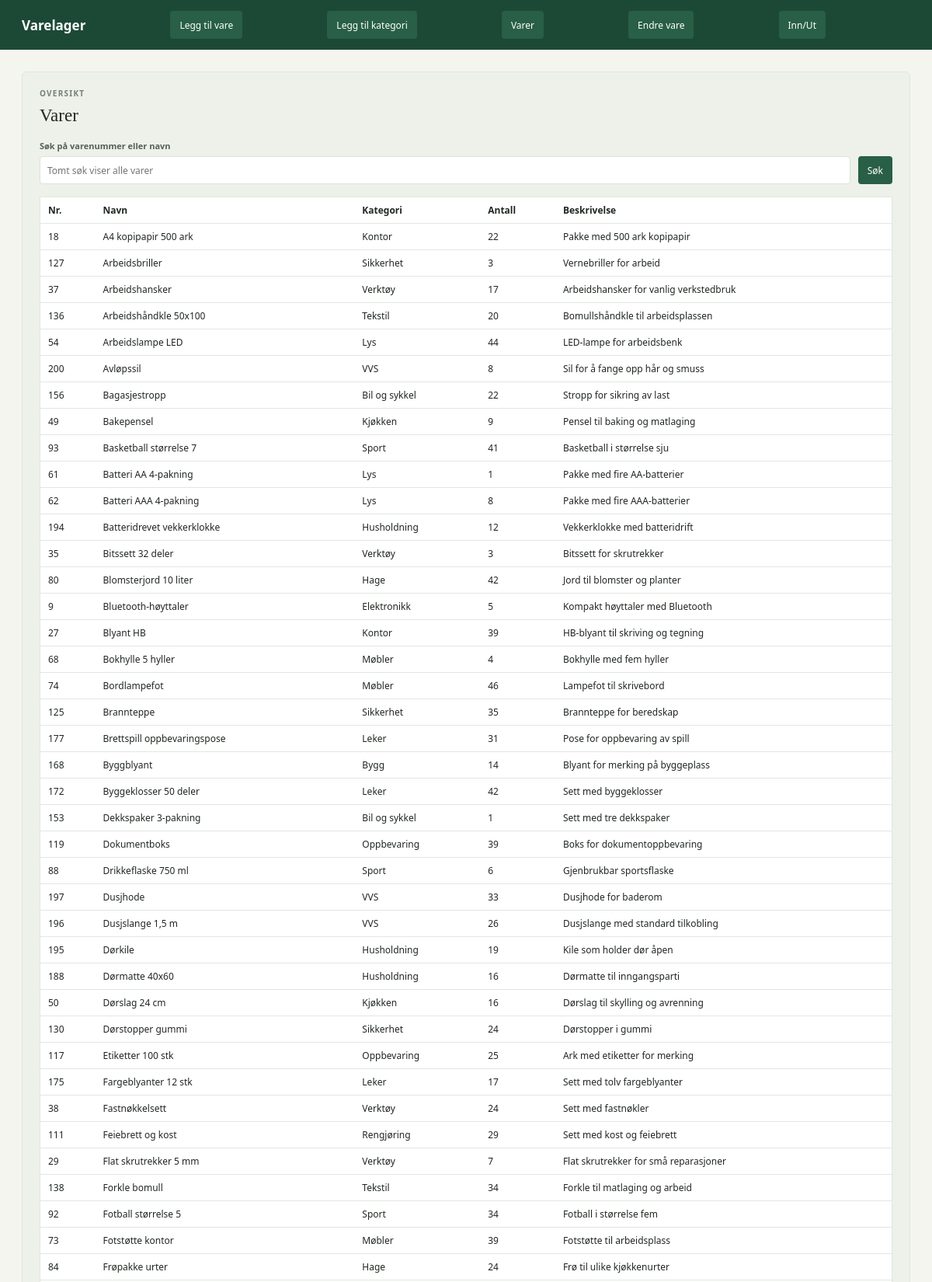
/varer (upper part), run on the app's committed database.
### tables this page shows
CREATE TABLE varer (
        id INTEGER PRIMARY KEY AUTOINCREMENT,
        varenavn TEXT NOT NULL,
        antall_paa_lager INTEGER NOT NULL,
        kategori INT,
        kort_beskrivelse TEXT 
    );

### main.py (the view)
@app.get("/varer")
def visvarer(request: Request, sok: str = ""):
    return templates.TemplateResponse(
        request=request,
        name="varer.html",
        context={"varer": sok_varer(sok.strip()), "sok": sok},
    )

### templates/varer.html
{% extends "base.html" %}
{% block content %}
<section class="add-section" aria-labelledby="list-title">
					<div>
						<p class="eyebrow">OVERSIKT</p>
						<h2 id="list-title">Varer</h2>
					</div>
				<div>
					<form id="list-search-form" action="/varer">
						<label class="form-field name-field">
							<span>Søk på varenummer eller navn</span>
							<input name="sok" type="search" value="{{ sok }}" placeholder="Tomt søk viser alle varer">
						</label>
						<button class="submit-button" type="submit">Søk</button>
					</form>
					<table class="vare-table">
						<tr>
							<th>Nr.</th>
							<th>Navn</th>
							<th>Kategori</th>
							<th>Antall</th>
							<th>Beskrivelse</th>
						</tr>
						{% for vare in varer %}
						<tr>
							<td>{{ vare.id }}</td>
							<td>{{ vare.varenavn }}</td>
							<td>{{ vare.kategori }}</td>
							<td>{{ vare.antall_paa_lager }}</td>
							<td>{{ vare.kort_beskrivelse }}</td>
						</tr>
						{% else %}
						<tr><td colspan="5">Fant ingen varer.</td></tr>
						{% endfor %}
					</table>
				</div>
			</section>
{% endblock %}

### templates/base.html (shortened to what this page needs)
<!doctype html>
<html lang="no">
  <head>
    <link rel="stylesheet" href="{{ url_for('static', path='/style.css') }}" />
  </head>
  <body>
    <header class="topbar">
      <a class="brand" href="/">Varelager</a>
      <a class="submit-button welcome-action" href="/nyvare">Legg til vare</a>
      <a class="submit-button welcome-action" href="/nykategori"
        >Legg til kategori</a
      >
      <a class="submit-button welcome-action" href="/varer">Varer</a>
      <a class="submit-button welcome-action" href="/endrevare">Endre vare</a>
      <a class="submit-button welcome-action" href="/vareutinn">Inn/Ut</a>
    </header>
    <main class="page-shell">{% block content %} {% endblock %}</main>
  </body>
</html>

### static/style.css (style rules this page uses)
:root { color-scheme: light; --ink: #202721; --muted: #748078; --line: #e2e7df; --paper: #ffffff; --canvas: #f4f5ef; --green: #285f46; --green-dark: #1c4935; --lime: #dce986; --amber: #9d6311; --red: #a64035; font-family: "Avenir Next", Avenir, "Segoe UI", sans-serif; color: var(--ink); background: var(--canvas); font-synthesis: none; text-rendering: optimizeLegibility; }
* { box-sizing: border-box; }
body { margin: 0; min-width: 320px; background: var(--canvas); }
button, input, select { font: inherit; }
button { cursor: pointer; }
.topbar { height: 64px; display: flex; align-items: center; justify-content: space-between; padding: 0 max(28px, calc((100vw - 1180px) / 2)); background: var(--green-dark); color: #fff; }
.brand { display: inline-flex; align-items: center; gap: 10px; color: inherit; font-size: 17px; font-weight: 700; text-decoration: none; }
.page-shell { width: min(1180px, calc(100% - 56px)); margin: 0 auto; }
.welcome-action { display: inline-flex; align-items: center; text-decoration: none; }
.eyebrow { margin: 0 0 9px; color: var(--muted); font-size: 10px; font-weight: 700; letter-spacing: 1.25px; }
h1, h2, p { margin-top: 0; }
h2 { margin-bottom: 0; font-family: Georgia, "Times New Roman", serif; font-size: 23px; font-weight: 500; letter-spacing: 0; }
.form-field input, .form-field select { width: 100%; height: 39px; border: 1px solid #dce2d9; border-radius: 4px; outline: none; background: var(--paper); color: var(--ink); font-size: 13px; }
.add-section { display: grid; grid-template-columns: 190px 1fr; gap: 25px; align-items: start; margin-top: 28px; padding: 20px 22px; border: 1px solid #dfe5dc; border-radius: 6px; background: #edf1e9; }
.form-field { display: grid; gap: 6px; min-width: 0; }
.form-field > span { color: #566158; font-size: 11px; font-weight: 600; }
.form-field input, .form-field select { height: 36px; padding: 0 9px; font-size: 12px; }
.submit-button { height: 36px; border: 0; border-radius: 4px; padding: 0 12px; background: var(--green); color: #fff; font-size: 12px; white-space: nowrap; }
#list-search-form { display: grid; grid-template-columns: 1fr auto; gap: 10px; align-items: end; margin-bottom: 16px; }
.vare-table { width: 100%; border-collapse: collapse; background: var(--paper); border: 1px solid var(--line); border-radius: 4px; font-size: 12px; }
.vare-table th, .vare-table td { padding: 8px 10px; border-bottom: 1px solid var(--line); text-align: left; }
.add-section { grid-template-columns: 1fr; gap: 18px; }

### data on the page
varer: id "18", varenavn "A4 kopipapir 500 ark", kategori "Kontor", antall_paa_lager "22", kort_beskrivelse "Pakke med 500 ark kopipapir"
varer: id "127", varenavn "Arbeidsbriller", kategori "Sikkerhet", antall_paa_lager "3", kort_beskrivelse "Vernebriller for arbeid"
varer: id "37", varenavn "Arbeidshansker", kategori "Verktøy", antall_paa_lager "17", kort_beskrivelse "Arbeidshansker for vanlig verkstedbruk"
varer: id "136", varenavn "Arbeidshåndkle 50x100", kategori "Tekstil", antall_paa_lager "20", kort_beskrivelse "Bomullshåndkle til arbeidsplassen"
varer: id "54", varenavn "Arbeidslampe LED", kategori "Lys", antall_paa_lager "44", kort_beskrivelse "LED-lampe for arbeidsbenk"
varer: id "200", varenavn "Avløpssil", kategori "VVS", antall_paa_lager "8", kort_beskrivelse "Sil for å fange opp hår og smuss"
varer: id "156", varenavn "Bagasjestropp", kategori "Bil og sykkel", antall_paa_lager "22", kort_beskrivelse "Stropp for sikring av last"
varer: id "49", varenavn "Bakepensel", kategori "Kjøkken", antall_paa_lager "9", kort_beskrivelse "Pensel til baking og matlaging"
varer: id "93", varenavn "Basketball størrelse 7", kategori "Sport", antall_paa_lager "41", kort_beskrivelse "Basketball i størrelse sju"
varer: id "61", varenavn "Batteri AA 4-pakning", kategori "Lys", antall_paa_lager "1", kort_beskrivelse "Pakke med fire AA-batterier"
varer: id "62", varenavn "Batteri AAA 4-pakning", kategori "Lys", antall_paa_lager "8", kort_beskrivelse "Pakke med fire AAA-batterier"
varer: id "194", varenavn "Batteridrevet vekkerklokke", kategori "Husholdning", antall_paa_lager "12", kort_beskrivelse "Vekkerklokke med batteridrift"
varer: id "35", varenavn "Bitssett 32 deler", kategori "Verktøy", antall_paa_lager "3", kort_beskrivelse "Bitssett for skrutrekker"
varer: id "80", varenavn "Blomsterjord 10 liter", kategori "Hage", antall_paa_lager "42", kort_beskrivelse "Jord til blomster og planter"
varer: id "9", varenavn "Bluetooth-høyttaler", kategori "Elektronikk", antall_paa_lager "5", kort_beskrivelse "Kompakt høyttaler med Bluetooth"
varer: id "27", varenavn "Blyant HB", kategori "Kontor", antall_paa_lager "39", kort_beskrivelse "HB-blyant til skriving og tegning"
varer: id "68", varenavn "Bokhylle 5 hyller", kategori "Møbler", antall_paa_lager "4", kort_beskrivelse "Bokhylle med fem hyller"
varer: id "74", varenavn "Bordlampefot", kategori "Møbler", antall_paa_lager "46", kort_beskrivelse "Lampefot til skrivebord"
varer: id "125", varenavn "Brannteppe", kategori "Sikkerhet", antall_paa_lager "35", kort_beskrivelse "Brannteppe for beredskap"
varer: id "177", varenavn "Brettspill oppbevaringspose", kategori "Leker", antall_paa_lager "31", kort_beskrivelse "Pose for oppbevaring av spill"
varer: id "168", varenavn "Byggblyant", kategori "Bygg", antall_paa_lager "14", kort_beskrivelse "Blyant for merking på byggeplass"
varer: id "172", varenavn "Byggeklosser 50 deler", kategori "Leker", antall_paa_lager "42", kort_beskrivelse "Sett med byggeklosser"
varer: id "153", varenavn "Dekkspaker 3-pakning", kategori "Bil og sykkel", antall_paa_lager "1", kort_beskrivelse "Sett med tre dekkspaker"
varer: id "119", varenavn "Dokumentboks", kategori "Oppbevaring", antall_paa_lager "39", kort_beskrivelse "Boks for dokumentoppbevaring"
varer: id "88", varenavn "Drikkeflaske 750 ml", kategori "Sport", antall_paa_lager "6", kort_beskrivelse "Gjenbrukbar sportsflaske"
varer: id "197", varenavn "Dusjhode", kategori "VVS", antall_paa_lager "33", kort_beskrivelse "Dusjhode for baderom"
varer: id "196", varenavn "Dusjslange 1,5 m", kategori "VVS", antall_paa_lager "26", kort_beskrivelse "Dusjslange med standard tilkobling"
varer: id "195", varenavn "Dørkile", kategori "Husholdning", antall_paa_lager "19", kort_beskrivelse "Kile som holder dør åpen"
varer: id "188", varenavn "Dørmatte 40x60", kategori "Husholdning", antall_paa_lager "16", kort_beskrivelse "Dørmatte til inngangsparti"
varer: id "50", varenavn "Dørslag 24 cm", kategori "Kjøkken", antall_paa_lager "16", kort_beskrivelse "Dørslag til skylling og avrenning"
varer: id "130", varenavn "Dørstopper gummi", kategori "Sikkerhet", antall_paa_lager "24", kort_beskrivelse "Dørstopper i gummi"
varer: id "117", varenavn "Etiketter 100 stk", kategori "Oppbevaring", antall_paa_lager "25", kort_beskrivelse "Ark med etiketter for merking"
varer: id "175", varenavn "Fargeblyanter 12 stk", kategori "Leker", antall_paa_lager "17", kort_beskrivelse "Sett med tolv fargeblyanter"
varer: id "38", varenavn "Fastnøkkelsett", kategori "Verktøy", antall_paa_lager "24", kort_beskrivelse "Sett med fastnøkler"
varer: id "111", varenavn "Feiebrett og kost", kategori "Rengjøring", antall_paa_lager "29", kort_beskrivelse "Sett med kost og feiebrett"
varer: id "29", varenavn "Flat skrutrekker 5 mm", kategori "Verktøy", antall_paa_lager "7", kort_beskrivelse "Flat skrutrekker for små reparasjoner"
varer: id "138", varenavn "Forkle bomull", kategori "Tekstil", antall_paa_lager "34", kort_beskrivelse "Forkle til matlaging og arbeid"
varer: id "92", varenavn "Fotball størrelse 5", kategori "Sport", antall_paa_lager "34", kort_beskrivelse "Fotball i størrelse fem"
varer: id "73", varenavn "Fotstøtte kontor", kategori "Møbler", antall_paa_lager "39", kort_beskrivelse "Fotstøtte til arbeidsplass"
varer: id "84", varenavn "Frøpakke urter", kategori "Hage", antall_paa_lager "24", kort_beskrivelse "Frø til ulike kjøkkenurter"
